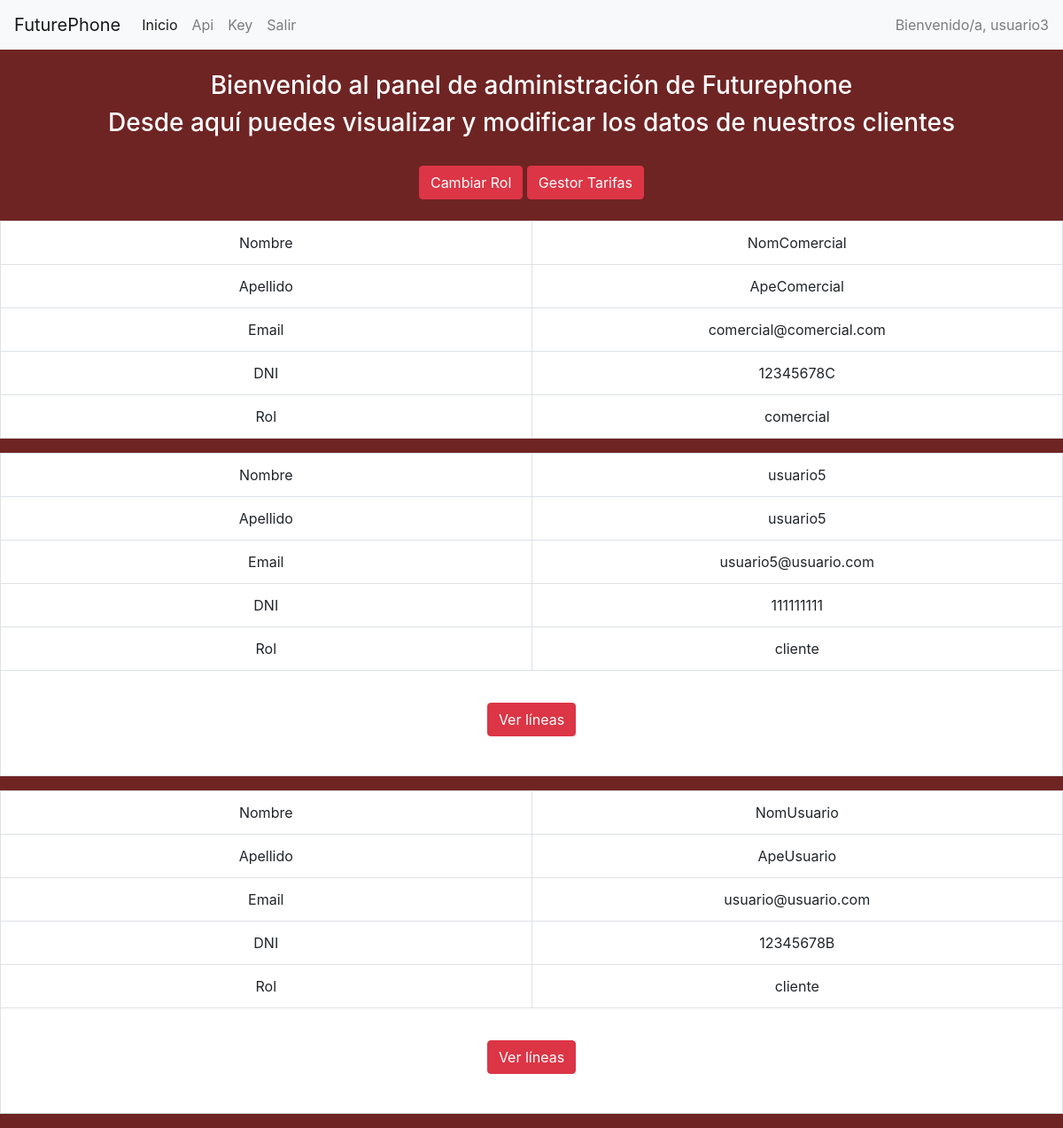
/principalAdmin.php (signed in), run on the app's committed database.
### tables this page shows
CREATE TABLE `usuario` (
  `DNIUsu` varchar(9) NOT NULL COMMENT '	',
  `PwdUsu` varchar(45) NOT NULL,
  `NomUsu` varchar(45) NOT NULL,
  `ApeUsu` varchar(45) NOT NULL,
  `EmaUsu` varchar(45) NOT NULL,
  `ConUsu` varchar(9) NOT NULL,
  `IdRol` int(11) NOT NULL,
  `apiKey` varchar(255) DEFAULT NULL
);

CREATE TABLE `roles` (
  `idRol` int(11) NOT NULL,
  `NomRol` varchar(45) NOT NULL
);

### libs/settings.config.php (called while the page is built)
<?php
function dbConfig(){
    return $localhost   = array(
	'driver' => 'mysql',
	'host' => 'localhost',
	'dbname' => 'futurephone',
	'username' => 'root',
    'password' => '');
}

### libs/DBConnection.php (called while the page is built, shortened)
<?php
Class DBConnection {
    protected $_config;
    private $dbc;
    public function __construct( array $config ) {
        $this->_config = $config;
    }
    public function __destruct() {
		$this->dbc = NULL;
	}
    private function getPDOConnection() {
        if ($this->dbc == NULL) {
            $dsn = "" .
                $this->_config['driver'] .
                ":host=" . $this->_config['host'] .
                ";dbname=" . $this->_config['dbname'];
            try {
                $this->dbc = new PDO( $dsn, $this->_config[ 'username' ], $this->_config[ 'password' ] );
            } catch( PDOException $e ) {
                echo __LINE__.$e->getMessage();
            }
        }
    }
    public function runQueryPDO($sql, $parameters = []) {
        $stmt = $this->dbc->prepare($sql);
        $stmt->execute($parameters);
        return $stmt;
    }
}

### principalAdmin.php (the view, shortened to what this page needs)
<?php
require_once("libs/DBConnection.php");
require_once("libs/navbar.php") ;
    $db = new DBConnection(dbConfig());
?>
<!DOCTYPE html>
<html>
    <head>
        <link rel="stylesheet" href="https://stackpath.bootstrapcdn.com/bootstrap/4.3.1/css/bootstrap.min.css">
    </head>
    <body  style="background-color: #6F2424">
        <div class="text-center">
        <br>
            <h3 style="color:white">Bienvenido al panel de administración de Futurephone</h3>
            <h3 style="color:white">Desde aquí puedes visualizar y modificar los datos de nuestros clientes</h3>
            <br>
            <div style="padding-bottom: 2%;">
                <button class="btn btn-danger" onclick="location.href='cambiarRol.php'">Cambiar Rol</button>
                <button class="btn btn-danger" onclick="location.href='gestorTarifas.php'">Gestor Tarifas</button>
            </div>
        </div>
            <?php
        $sql = "SELECT * FROM usuario WHERE IdRol != '0'";
        $usuarios = $db->runQueryPDO($sql)->fetchAll();
        for($i = 0 ; $i < count($usuarios); $i++){
            $nombre = $usuarios[$i]["NomUsu"];
            $apellido = $usuarios[$i]["ApeUsu"];
            $email = $usuarios[$i]["EmaUsu"];
            $dni = $usuarios[$i]["DNIUsu"];
            $rol = $usuarios[$i]["IdRol"];
            $rol = $db->runQueryPDO("SELECT NomRol FROM roles where idRol = ?", [$rol])->fetchAll();
            $rol = $rol[0]["NomRol"];
            ?>
                    <div class="text-center">
                        <table style="background-color: white; " class="table table-bordered">
                            <tr>
                                <td style="width: 50%">Nombre</td>
                                <td style="width: 50%"><?= $nombre?></td>
                            </tr>
                            <tr>
                                <td>Apellido</td>
                                <td><?= $apellido?></td>
                            </tr>
                            <tr>
                                <td>Email</td>
                                <td><?= $email?></td>
                            </tr>
                            <tr>
                                <td>DNI</td>
                                <td><?= $dni?></td>
                            </tr>
                            <tr>
                                <td>Rol</td>
                                <td><?= $rol?></td>
                            </tr>
                            <?php if($usuarios[$i]["IdRol"] == '2'){ ?>
                                    <tr>
                                        <td align="center" colspan="2" >
                                                <div class="form-group">
                                                  <div class="col-md-4">
                                                    <button data-state="0" data-dnipass="<?= $dni?>" class="ver btn btn-danger" name="ver">Ver líneas</button>
                                                  </div>
                                                </div>
                                    </tr>
                                <?php } ?>
                        </table>
                    </div>
                </div>
          <?php } ?>
    </body>
</html>

### data on the page
usuario: NomUsu "NomComercial", ApeUsu "ApeComercial", EmaUsu "comercial@comercial.com", DNIUsu "12345678C", IdRol.NomRol "comercial"
usuario: NomUsu "usuario5", ApeUsu "usuario5", EmaUsu "usuario5@usuario.com", DNIUsu "111111111", IdRol.NomRol "cliente"
usuario: NomUsu "NomUsuario", ApeUsu "ApeUsuario", EmaUsu "usuario@usuario.com", DNIUsu "12345678B", IdRol.NomRol "cliente"

### other printed values
$nombre "usuario3"
